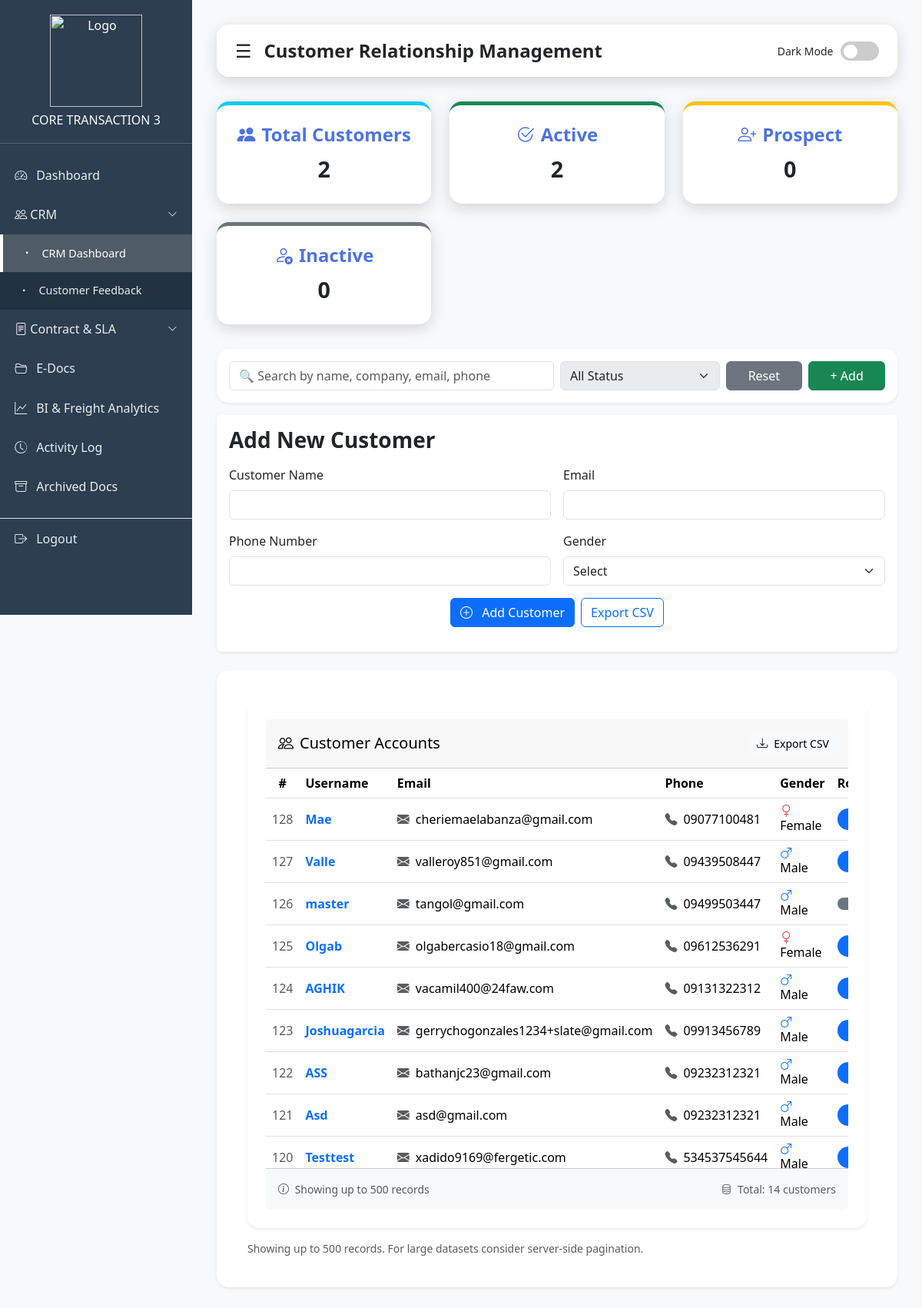
The page /core_slate3/CRM.php (signed in) on the database its author committed.
### tables this page shows
CREATE TABLE `accounts` (
  `id` int(11) NOT NULL,
  `username` varchar(255) DEFAULT NULL,
  `email` varchar(100) NOT NULL,
  `phone_number` varchar(20) DEFAULT NULL,
  `gender` enum('Male','Female','Other') DEFAULT NULL,
  `password` varchar(255) DEFAULT NULL,
  `profile_image` varchar(255) DEFAULT NULL,
  `role` enum('admin','user','customer','super admin') DEFAULT 'user',
  `created_at` timestamp NOT NULL DEFAULT current_timestamp(),
  `otp_hash` varchar(255) DEFAULT NULL,
  `otp_expires_at` datetime DEFAULT NULL,
  `otp_attempts` int(11) DEFAULT 0,
  `last_otp_sent_at` datetime NOT NULL DEFAULT current_timestamp()
);

### core_slate3/CRM.php (the view, shortened to what this page needs)
<?php
include('connection.php');
function h($s)
{
  return htmlspecialchars($s ?? '', ENT_QUOTES, 'UTF-8');
}
$totalCustomers = $conn->query("SELECT COUNT(*) as c FROM crm")->fetch_assoc()['c'] ?? 0;
$activeCustomers = $conn->query("SELECT COUNT(*) as c FROM crm WHERE status='Active'")->fetch_assoc()['c'] ?? 0;
$prospectCustomers = $conn->query("SELECT COUNT(*) as c FROM crm WHERE status='Prospect'")->fetch_assoc()['c'] ?? 0;
$inactiveCustomers = $conn->query("SELECT COUNT(*) as c FROM crm WHERE status='Inactive'")->fetch_assoc()['c'] ?? 0;
$searchQ = $_GET['q'] ?? '';
$sql = "SELECT id, username, email, phone_number, gender, role FROM accounts";
$sql .= " ORDER BY id DESC LIMIT 500";
$stmt = $conn->prepare($sql);
$stmt->execute();
$result = $stmt->get_result();
?>
<!DOCTYPE html>
<html lang="en">
<head>
  <link href="https://cdn.jsdelivr.net/npm/bootstrap@5.3.3/dist/css/bootstrap.min.css" rel="stylesheet">
  <link href="https://cdn.jsdelivr.net/npm/bootstrap-icons@1.11.3/font/bootstrap-icons.css" rel="stylesheet">
</head>
<body>
  <div class="sidebar" id="sidebar">
    <div>
      <div class="logo">
        <img src="Remorig.png" alt="Logo">
        <h6 class="mt-2 mb-0 text-light fw-normal">CORE TRANSACTION 3</h6>
      </div>
     <nav class="mt-3">
    <a href="admin.php" class="<?php echo basename($_SERVER['PHP_SELF']) == 'admin.php' ? 'active' : ''; ?>">
        <i class="bi bi-speedometer2"></i> Dashboard
    </a>
    <a href="#crmSubmenu" data-bs-toggle="collapse" aria-expanded="false" class="d-flex justify-content-between align-items-center">
        <span><i class="bi bi-people"></i> CRM</span>
        <i class="bi bi-chevron-down" style="font-size: 0.8em;"></i>
    </a>
    <div class="collapse <?php echo (basename($_SERVER['PHP_SELF']) == 'CRM.php' || basename($_SERVER['PHP_SELF']) == 'customer_feedback.php') ? 'show' : ''; ?>" id="crmSubmenu" style="background: rgba(0,0,0,0.2);">
        <a href="CRM.php" class="ps-4 <?php echo basename($_SERVER['PHP_SELF']) == 'CRM.php' ? 'active' : ''; ?>" style="font-size: 0.9em;">
            <i class="bi bi-dot"></i> CRM Dashboard
        </a>
        <a href="customer_feedback.php" class="ps-4 <?php echo basename($_SERVER['PHP_SELF']) == 'customer_feedback.php' ? 'active' : ''; ?>" style="font-size: 0.9em;">
            <i class="bi bi-dot"></i> Customer Feedback
        </a>
    </div>
    <a href="#csmSubmenu" data-bs-toggle="collapse" aria-expanded="false" class="d-flex justify-content-between align-items-center">
        <span><i class="bi bi-file-text"></i> Contract & SLA</span>
        <i class="bi bi-chevron-down" style="font-size: 0.8em;"></i>
    </a>
    <a href="E-Doc.php"><i class="bi bi-folder2-open"></i> E-Docs</a>
    <a href="BIFA.php"><i class="bi bi-graph-up"></i> BI & Freight Analytics</a>
    <a href="activity-log.php"><i class="bi bi-clock-history"></i> Activity Log</a>
    <a href="Archive.php"><i class="bi bi-archive"></i> Archived Docs</a>
    <a href="logout.php" class="border-top mt-3"><i class="bi bi-box-arrow-right"></i> Logout</a>
</nav>
    </div>
  </div>
  <div class="content" id="mainContent">
    <div class="header">
      <div class="d-flex align-items-center gap-3">
        <div class="hamburger" id="hamburger">☰</div>
        <h4 class="fw-bold mb-0">Customer Relationship Management</h4>
      </div>
      <div class="theme-toggle-container">
        <small>Dark Mode</small>
        <label class="theme-switch">
          <span class="slider"></span>
        </label>
      </div>
    </div>
    <div class="dashboard-cards">
      <div class="card text-center border-top border-5 border-info">
        <h4><i class="bi bi-people-fill me-2"></i>Total Customers</h4>
        <div class="stat-value"><?= (int)$totalCustomers ?></div>
      </div>
      <div class="card text-center border-top border-5 border-success">
        <h4><i class="bi bi-check2-circle me-2"></i>Active</h4>
        <div class="stat-value"><?= (int)$activeCustomers ?></div>
      </div>
      <div class="card text-center border-top border-5 border-warning">
        <h4><i class="bi bi-person-plus me-2"></i>Prospect</h4>
        <div class="stat-value"><?= (int)$prospectCustomers ?></div>
      </div>
      <div class="card text-center border-top border-5 border-secondary">
        <h4><i class="bi bi-person-x me-2"></i>Inactive</h4>
        <div class="stat-value"><?= (int)$inactiveCustomers ?></div>
      </div>
    </div>
    <div class="card shadow-sm p-3 mb-3">
      <div class="row g-2">
        <div class="col-md-6">
          <input type="text" id="searchBox" class="form-control" placeholder="🔍 Search by name, company, email, phone" value="<?= h($searchQ) ?>">
        </div>
        <div class="col-md-3">
          <select id="statusFilter" class="form-select" disabled>
            <option value="">All Status</option>
          </select>
        </div>
        <div class="col-md-3 d-flex gap-2">
          <button class="btn btn-secondary w-100" onclick="resetFilters()">Reset</button>
          <button class="btn btn-success w-100" data-bs-toggle="modal" data-bs-target="#modalCustomer" onclick="openAdd()">+ Add</button>
        </div>
      </div>
    </div>
    <div class="Select-section p-3 mb-4 shadow-sm rounded bg-white">
      <h3 class="fw-bold mb-3">Add New Customer</h3>
      <form method="post" class="row g-3">
        <div class="col-md-6">
          <label class="form-label">Customer Name</label>
          <input type="text" name="customer_name" class="form-control" required>
        </div>
        <div class="col-md-6">
          <label class="form-label">Email</label>
          <input type="email" name="email" class="form-control" required>
        </div>
        <div class="col-md-6">
          <label class="form-label">Phone Number</label>
          <input type="text" name="phone" class="form-control">
        </div>
        <div class="col-md-6">
          <label class="form-label">Gender</label>
          <select name="gender" class="form-select" required>
            <option value="">Select</option>
          </select>
        </div>
        <div class="col-12 d-flex justify-content-center">
          <button class="btn btn-primary" type="submit"><i class="bi bi-plus-circle me-2"></i> Add Customer</button>
          <a class="btn btn-outline-primary ms-2" href="CRM.php?export=1">Export CSV</a>
        </div>
      </form>
    </div>
    <div class="card shadow-sm">
      <div class="card-body">
        <div class="card shadow-sm border-0">
          <div class="card-header  text-black py-3">
            <div class="d-flex justify-content-between align-items-center">
              <h5 class="mb-0">
                <i class="bi bi-people me-2"></i>Customer Accounts
              </h5>
              <a href="CRM.php?export=1" class="btn btn-light btn-sm d-flex align-items-center gap-2">
                <i class="bi bi-download"></i>
                Export CSV
              </a>
            </div>
          </div>
          <div class="card-body p-0">
            <div class="table-responsive">
              <table id="customersTable" class="table table-hover align-middle mb-0">
                <thead class="bg-light">
                  <tr>
                    <th scope="col" class="text-center" style="width: 70px">#</th>
                    <th scope="col">Username</th>
                    <th scope="col">Email</th>
                    <th scope="col">Phone</th>
                    <th scope="col">Gender</th>
                    <th scope="col">Role</th>
                  </tr>
                </thead>
                <tbody>
                  <?php if ($result->num_rows > 0): ?>
                    <?php while ($row = $result->fetch_assoc()): ?>
                      <tr>
                        <td class="text-center text-muted"><?= $row['id'] ?></td>
                        <td class="fw-semibold text-primary"><?= h($row['username']) ?></td>
                        <td>
                          <div class="d-flex align-items-center">
                            <i class="bi bi-envelope-fill text-muted me-2"></i>
                            <?= h($row['email']) ?>
                          </div>
                        </td>
                        <td>
                          <?php if ($row['phone_number']): ?>
                            <div class="d-flex align-items-center">
                              <i class="bi bi-telephone-fill text-muted me-2"></i>
                              <?= h($row['phone_number']) ?>
                            </div>
                          <?php else: ?>
                            <span class="text-muted fst-italic">N/A</span>
                          <?php endif; ?>
                        </td>
                        <td>
                          <i class="bi bi-<?= strtolower($row['gender']) === 'male' ? 'gender-male text-primary' : 'gender-female text-danger' ?> me-2"></i>
                          <?= h($row['gender']) ?>
                        </td>
                        <td>
                          <?php
                          $roleClass = match ($row['role']) {
                            'admin' => 'danger',
                            'super admin', 'super_admin' => 'dark',
                            'user' => 'primary',
                            'customer' => 'success',
                            default => 'secondary'
                          };
                          ?>
                          <span class="badge bg-<?= $roleClass ?> rounded-pill px-3 py-2">
                          </span>
                        </td>
                      </tr>
                    <?php endwhile; ?>
                  <?php endif; ?>
                </tbody>
              </table>
            </div>
          </div>
          <div class="card-footer bg-light py-3">
            <div class="d-flex justify-content-between align-items-center">
              <small class="text-muted">
                <i class="bi bi-info-circle me-1"></i>
                Showing up to 500 records
              </small>
              <small class="text-muted">
                <i class="bi bi-database me-1"></i>
                Total: <?= $result->num_rows ?> customers
              </small>
            </div>
          </div>
        </div>
        <div class="mt-3 text-muted small">
          Showing up to 500 records. For large datasets consider server-side pagination.
        </div>
      </div>
    </div>
  </div>
</body>
</html>

### core_slate3/CRM.php (style rules this page uses)
:root { --primary: #4e73df; --secondary: #f8f9fc; --dark-bg: #1a1a2e; --dark-card: #16213e; --light-text: #f8f9fa; --radius: 1rem; --shadow: 0 0.35rem 1.2rem rgba(0, 0, 0, 0.15); --sidebar-width: 250px; }
body { font-family: 'Segoe UI', system-ui, sans-serif; background-color: var(--secondary); transition: all .3s; }
.sidebar { width: 250px; height: 100vh; background: #2c3e50; color: white; position: fixed; top: 0; left: 0; display: flex; flex-direction: column; justify-content: space-between; transition: all 0.3s ease; z-index: 1000; }
.sidebar .logo { text-align: center; padding: 1.2rem; border-bottom: 1px solid rgba(255, 255, 255, 0.2); }
.sidebar .logo img { width: 120px; }
.sidebar a { display: flex; align-items: center; gap: 0.75rem; padding: 0.85rem 1.2rem; text-decoration: none; color: rgba(255, 255, 255, 0.9); transition: 0.2s; }
.sidebar a:hover, .sidebar a.active { background: rgba(255, 255, 255, 0.2); color: #fff; border-left: 4px solid #fff; }
.content { margin-left: var(--sidebar-width); padding: 2rem; transition: margin-left .3s; }
.header { background: white; border-radius: var(--radius); box-shadow: var(--shadow); padding: 1rem 1.5rem; display: flex; justify-content: space-between; align-items: center; margin-bottom: 2rem; }
.hamburger { cursor: pointer; font-size: 1.5rem; }
.dashboard-cards { display: grid; grid-template-columns: repeat(auto-fit, minmax(230px, 1fr)); gap: 1.5rem; margin-bottom: 2rem; }
.card { border: none; border-radius: var(--radius); padding: 1.5rem; background: white; box-shadow: var(--shadow); }
.card h4 { color: var(--primary); font-weight: 600; margin-bottom: .5rem; }
.stat-value { font-size: 1.8rem; font-weight: 700; }
.table-responsive { max-height: 520px; overflow: auto; }
.theme-toggle-container { display: flex; align-items: center; gap: 0.6rem; }
.theme-switch { width: 50px; height: 25px; position: relative; display: inline-block; }
.slider { position: absolute; cursor: pointer; inset: 0; background-color: #ccc; border-radius: 34px; transition: .4s; }
.slider:before { position: absolute; content: ""; height: 18px; width: 18px; left: 4px; bottom: 3px; background-color: white; border-radius: 50%; transition: .4s; }

### rows shown on the page
accounts: id "128", username "Mae", email "cheriemaelabanza@gmail.com", phone_number "09077100481", gender "Female"
accounts: id "127", username "Valle", email "valleroy851@gmail.com", phone_number "09439508447", gender "Male"
accounts: id "126", username "master", email "tangol@gmail.com", phone_number "09499503447", gender "Male"
accounts: id "125", username "Olgab", email "olgabercasio18@gmail.com", phone_number "09612536291", gender "Female"
accounts: id "124", username "AGHIK", email "vacamil400@24faw.com", phone_number "09131322312", gender "Male"
accounts: id "123", username "Joshuagarcia", email "gerrychogonzales1234+slate@gmail.com", phone_number "09913456789", gender "Male"
accounts: id "122", username "ASS", email "bathanjc23@gmail.com", phone_number "09232312321", gender "Male"
accounts: id "121", username "Asd", email "asd@gmail.com", phone_number "09232312321", gender "Male"
accounts: id "120", username "Testtest", email "xadido9169@fergetic.com", phone_number "534537545644", gender "Male"

### other values the page prints
$totalCustomers "2"
$activeCustomers "2"
$prospectCustomers "0"
$inactiveCustomers "0"
$result->num_rows "14"
